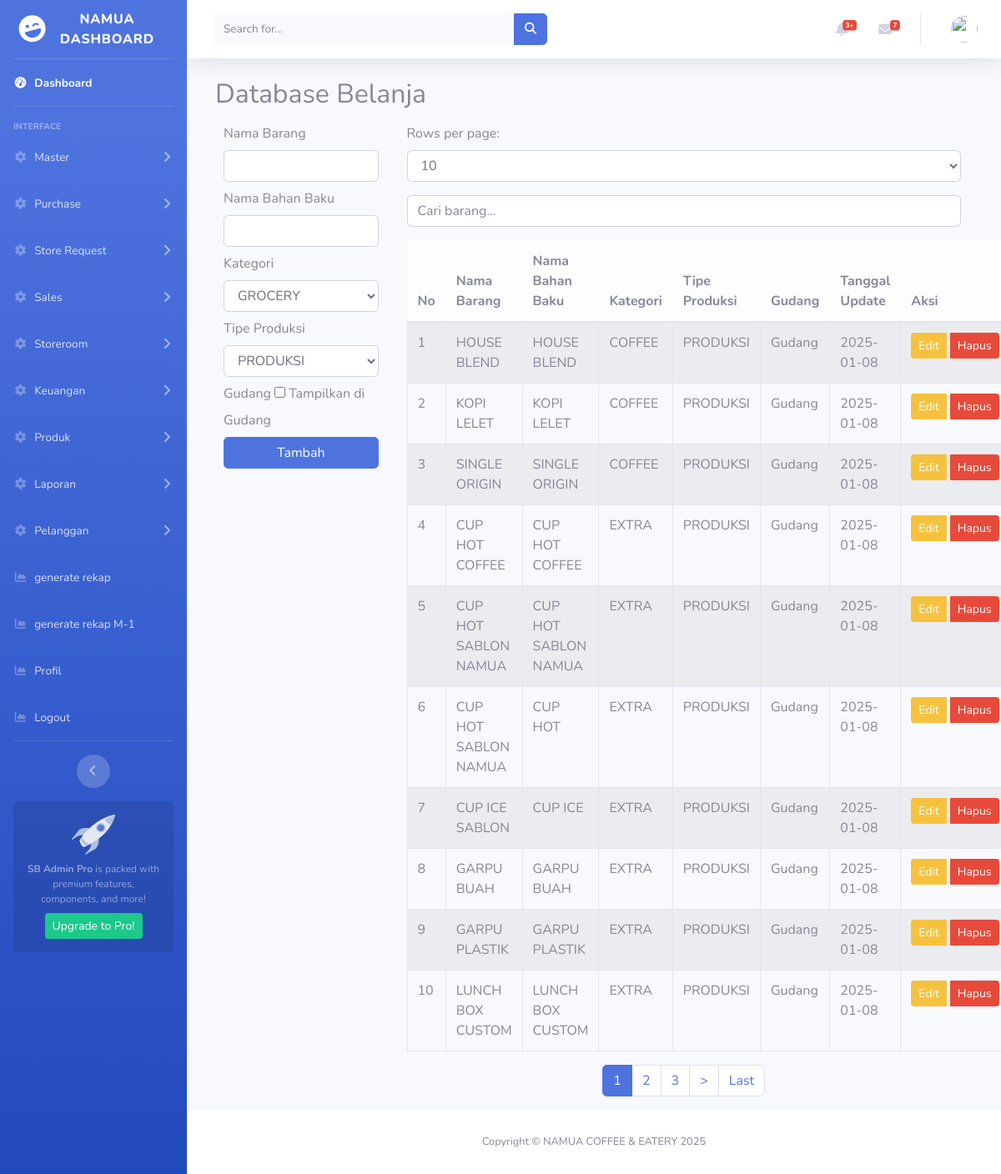
/index.php/belanja, run on the app's committed database.
### tables this page shows
CREATE TABLE `bl_db_belanja`  (
  `id` int(11) NOT NULL AUTO_INCREMENT,
  `nama_barang` varchar(100) NOT NULL,
  `nama_bahan_baku` varchar(100) NULL DEFAULT NULL,
  `id_kategori` int(11) NOT NULL,
  `id_tipe_produksi` int(11) NOT NULL,
  `is_gudang` int(11) NULL DEFAULT NULL,
  `tanggal_update` date NOT NULL,
  `created_at` datetime(0) NULL DEFAULT current_timestamp(0),
  `updated_at` datetime(0) NULL DEFAULT current_timestamp(0) ON UPDATE CURRENT_TIMESTAMP(0),
  PRIMARY KEY (`id`) USING BTREE,
  INDEX `id_kategori`(`id_kategori`) USING BTREE,
  INDEX `id_tipe_produksi`(`id_tipe_produksi`) USING BTREE,
  CONSTRAINT `bl_db_belanja_ibfk_1` FOREIGN KEY (`id_kategori`) REFERENCES `bl_kategori` (`id`) ON DELETE RESTRICT ON UPDATE RESTRICT,
  CONSTRAINT `bl_db_belanja_ibfk_2` FOREIGN KEY (`id_tipe_produksi`) REFERENCES `bl_tipe_produksi` (`id`) ON DELETE RESTRICT ON UPDATE RESTRICT
);

CREATE TABLE `bl_kategori`  (
  `id` int(11) NOT NULL AUTO_INCREMENT,
  `nama_kategori` varchar(100) NOT NULL,
  `created_at` datetime(0) NULL DEFAULT current_timestamp(0),
  `updated_at` datetime(0) NULL DEFAULT current_timestamp(0) ON UPDATE CURRENT_TIMESTAMP(0),
  PRIMARY KEY (`id`) USING BTREE
);

CREATE TABLE `bl_tipe_produksi`  (
  `id` int(11) NOT NULL AUTO_INCREMENT,
  `nama_tipe_produksi` varchar(100) NOT NULL,
  `created_at` datetime(0) NULL DEFAULT current_timestamp(0),
  `updated_at` datetime(0) NULL DEFAULT current_timestamp(0) ON UPDATE CURRENT_TIMESTAMP(0),
  PRIMARY KEY (`id`) USING BTREE
);

### index.php (called while the page is built, shortened)
<?php
require_once BASEPATH.'core/CodeIgniter.php';

### application/models/Belanja_model.php (called while the page is built, shortened)
<?php
class Belanja_model extends CI_Model {
    public function get_all($limit, $start) {
        $this->db->select('bl_db_belanja.*, bl_kategori.nama_kategori, bl_tipe_produksi.nama_tipe_produksi');
        $this->db->join('bl_kategori', 'bl_kategori.id = bl_db_belanja.id_kategori');
        $this->db->join('bl_tipe_produksi', 'bl_tipe_produksi.id = bl_db_belanja.id_tipe_produksi');
        $this->db->limit($limit, $start);
        return $this->db->get('bl_db_belanja')->result_array();
    }
}

### application/views/belanja/index.php (the view, shortened to what this page needs)
<div class="container" style="padding-left: 10px;">
    <h2 class="mb-3"><?= $title ?></h2>
    <div class="row">
        <div class="col-md-3">
            <form id="form-add-belanja" style="padding: 0 10px;">
                <div class="form-group mb-2">
                    <label for="nama_barang">Nama Barang</label>
                    <input type="text" class="form-control" id="nama_barang" name="nama_barang" required>
                </div>
                <div class="form-group mb-2">
                    <label for="nama_bahan_baku">Nama Bahan Baku</label>
                    <input type="text" class="form-control" id="nama_bahan_baku" name="nama_bahan_baku">
                </div>
                <div class="form-group mb-2">
                    <label for="id_kategori">Kategori</label>
                    <select class="form-control" id="id_kategori" name="id_kategori">
                        <?php foreach ($this->db->get('bl_kategori')->result() as $kategori): ?>
                            <option value="<?= $kategori->id ?>"><?= $kategori->nama_kategori ?></option>
                        <?php endforeach; ?>
                    </select>
                </div>
                <div class="form-group mb-2">
                    <label for="id_tipe_produksi">Tipe Produksi</label>
                    <select class="form-control" id="id_tipe_produksi" name="id_tipe_produksi">
                        <?php foreach ($this->db->get('bl_tipe_produksi')->result() as $tipe): ?>
                            <option value="<?= $tipe->id ?>"><?= $tipe->nama_tipe_produksi ?></option>
                        <?php endforeach; ?>
                    </select>
                </div>
                <div class="form-group mb-2">
                    <label for="is_gudang">Gudang</label>
                    <input type="checkbox" id="is_gudang" name="is_gudang" value="1"> Tampilkan di Gudang
                </div>
                <button type="submit" class="btn btn-primary w-100">Tambah</button>
            </form>
        </div>
        <div class="col-md-9">
            <div class="form-group">
                <label for="limit">Rows per page:</label>
                <select id="limit" name="limit" class="form-control" onchange="window.location.href='?limit='+this.value">
                    <option value="10" <?= $limit == 10 ? 'selected' : '' ?>>10</option>
                </select>
            </div>
        <input type="text" id="search-bar" class="form-control mb-3" placeholder="Cari barang...">
            <table class="table table-bordered table-striped">
                <thead class="table-light">
                    <tr>
                        <th>No</th>
                        <th>Nama Barang</th>
                        <th>Nama Bahan Baku</th>
                        <th>Kategori</th>
                        <th>Tipe Produksi</th>
                        <th>Gudang</th>
                        <th>Tanggal Update</th>
                        <th>Aksi</th>
                    </tr>
                </thead>
                <tbody id="belanja-list">
                    <?php $nomor = $page + 1; ?>
                    <?php foreach ($belanja as $item): ?>
                    <tr>
                        <td><?= $nomor++ ?></td>
                        <td><?= $item['nama_barang'] ?></td>
                        <td><?= $item['nama_bahan_baku'] ?></td>
                        <td><?= $item['nama_kategori'] ?></td>
                        <td><?= $item['nama_tipe_produksi'] ?></td>
                        <td><?= $item['is_gudang'] == 1 ? 'Gudang' : '' ?></td>
                        <td><?= $item['tanggal_update'] ?></td>
                        <td class="text-center">
                            <div class="btn-group" role="group">
                                <button class="btn btn-warning btn-sm btn-edit"
                                        data-id="<?= $item['id'] ?>"
                                        data-nama_barang="<?= $item['nama_barang'] ?>"
                                        data-nama_bahan_baku="<?= $item['nama_bahan_baku'] ?>"
                                        data-id_kategori="<?= $item['id_kategori'] ?>"
                                        data-id_tipe_produksi="<?= $item['id_tipe_produksi'] ?>">
                                    Edit
                                </button>
                                <button class="btn btn-danger btn-sm btn-delete" data-id="<?= $item['id'] ?>">Hapus</button>
                            </div>
                        </td>
                    </tr>
                    <?php endforeach; ?>
                </tbody>
            </table>
            <?= $pagination ?>
        </div>
    </div>
</div>

### application/views/belanja/index.php (style rules this page uses)
.table tbody td .btn-group .btn { margin-right: 5px; }
.text-center .btn-group { display: inline-flex; justify-content: center; }

### data on the page
bl_db_belanja: nama_barang "HOUSE BLEND", nama_bahan_baku "HOUSE BLEND", id_kategori.nama_kategori "COFFEE", id_tipe_produksi.nama_tipe_produksi "PRODUKSI", is_gudang "Gudang", tanggal_update "2025-01-08"
bl_db_belanja: nama_barang "KOPI LELET", nama_bahan_baku "KOPI LELET", id_kategori.nama_kategori "COFFEE", id_tipe_produksi.nama_tipe_produksi "PRODUKSI", is_gudang "Gudang", tanggal_update "2025-01-08"
bl_db_belanja: nama_barang "SINGLE ORIGIN", nama_bahan_baku "SINGLE ORIGIN", id_kategori.nama_kategori "COFFEE", id_tipe_produksi.nama_tipe_produksi "PRODUKSI", is_gudang "Gudang", tanggal_update "2025-01-08"
bl_db_belanja: nama_barang "CUP HOT COFFEE", nama_bahan_baku "CUP HOT COFFEE", id_kategori.nama_kategori "EXTRA", id_tipe_produksi.nama_tipe_produksi "PRODUKSI", is_gudang "Gudang", tanggal_update "2025-01-08"
bl_db_belanja: nama_barang "CUP HOT SABLON NAMUA", nama_bahan_baku "CUP HOT SABLON NAMUA", id_kategori.nama_kategori "EXTRA", id_tipe_produksi.nama_tipe_produksi "PRODUKSI", is_gudang "Gudang", tanggal_update "2025-01-08"
bl_db_belanja: nama_barang "CUP HOT SABLON NAMUA", nama_bahan_baku "CUP HOT", id_kategori.nama_kategori "EXTRA", id_tipe_produksi.nama_tipe_produksi "PRODUKSI", is_gudang "Gudang", tanggal_update "2025-01-08"
bl_db_belanja: nama_barang "CUP ICE SABLON", nama_bahan_baku "CUP ICE", id_kategori.nama_kategori "EXTRA", id_tipe_produksi.nama_tipe_produksi "PRODUKSI", is_gudang "Gudang", tanggal_update "2025-01-08"
bl_db_belanja: nama_barang "GARPU BUAH", nama_bahan_baku "GARPU BUAH", id_kategori.nama_kategori "EXTRA", id_tipe_produksi.nama_tipe_produksi "PRODUKSI", is_gudang "Gudang", tanggal_update "2025-01-08"
bl_db_belanja: nama_barang "GARPU PLASTIK", nama_bahan_baku "GARPU PLASTIK", id_kategori.nama_kategori "EXTRA", id_tipe_produksi.nama_tipe_produksi "PRODUKSI", is_gudang "Gudang", tanggal_update "2025-01-08"
bl_db_belanja: nama_barang "LUNCH BOX CUSTOM", nama_bahan_baku "LUNCH BOX CUSTOM", id_kategori.nama_kategori "EXTRA", id_tipe_produksi.nama_tipe_produksi "PRODUKSI", is_gudang "Gudang", tanggal_update "2025-01-08"

### other printed values
$title "Database Belanja"
$pagination "1 2 3 > Last"
form field id_kategori "GROCERY"
form field id_tipe_produksi "PRODUKSI"
